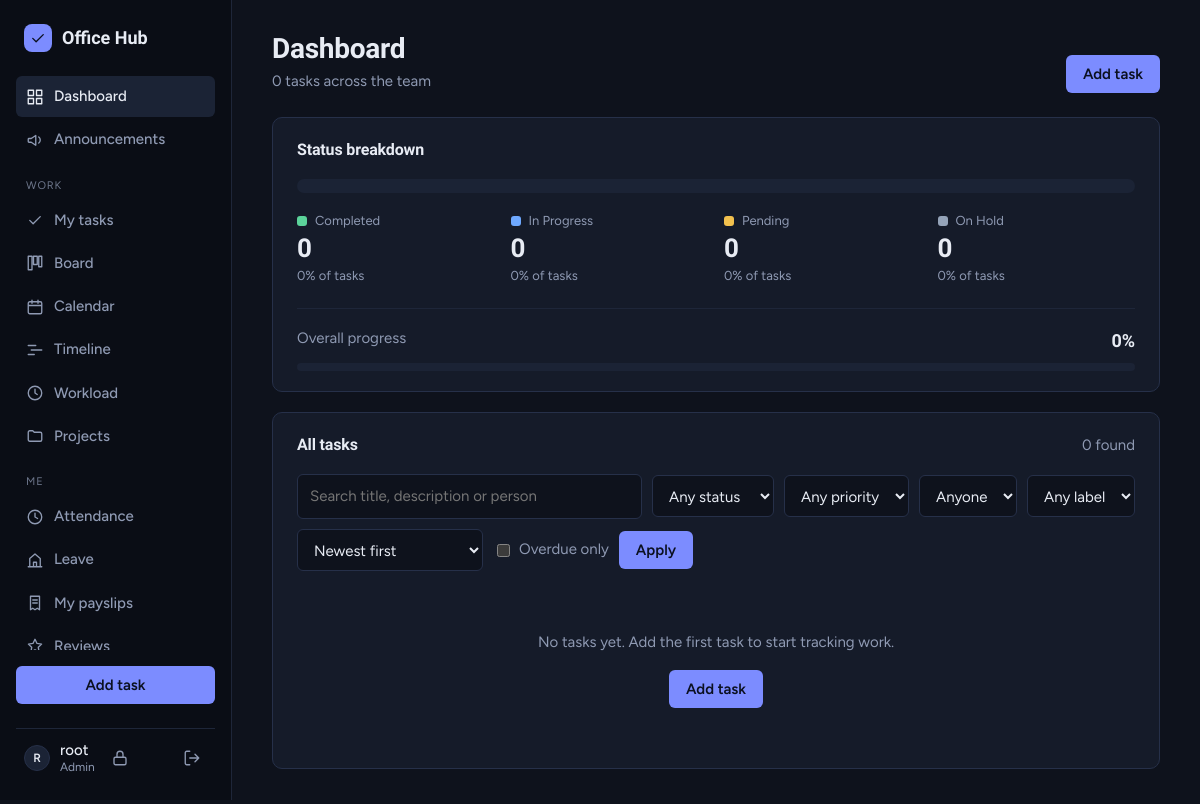
The page /?project=1 (signed in) on the database as committed earlier.
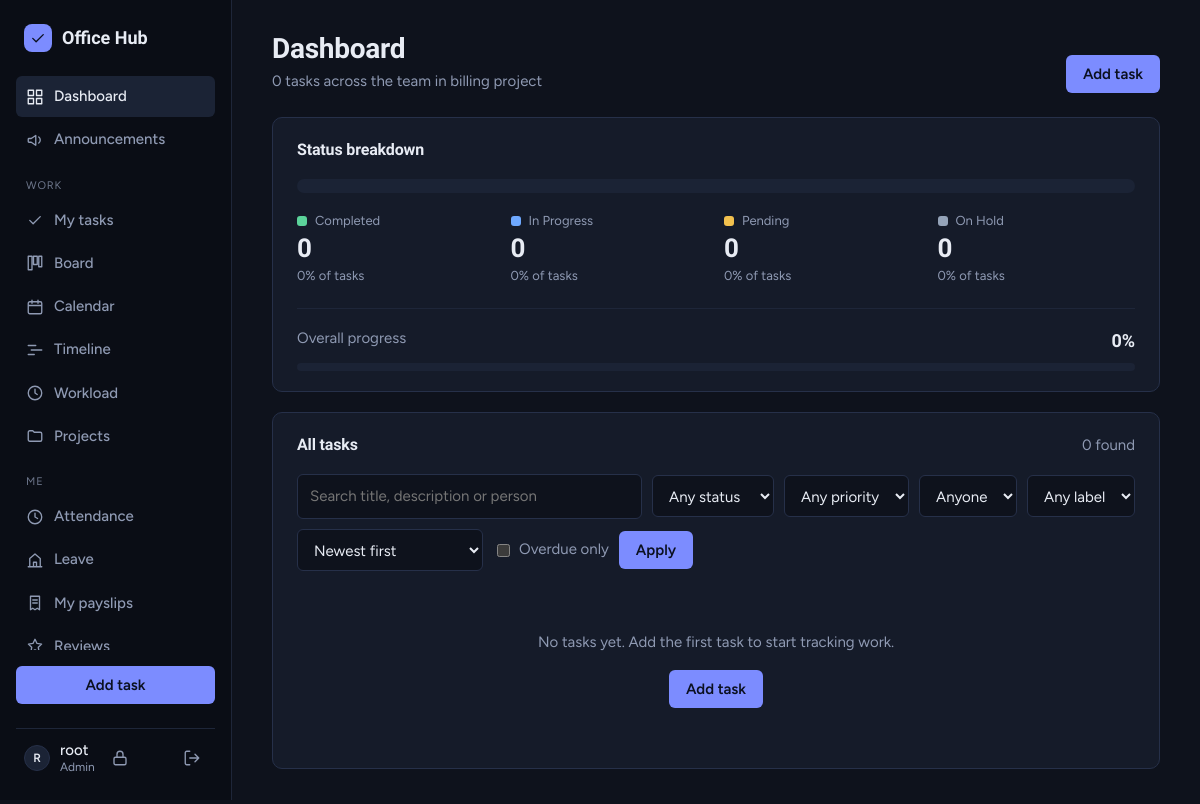
The same page on the database as committed later.
### core/models.py (models this page shows, shortened)
class Project(models.Model):
    name = models.CharField(max_length=120, unique=True)
    description = models.TextField(blank=True)
    budget = models.DecimalField(
        max_digits=12, decimal_places=2, null=True, blank=True,
        validators=[MinValueValidator(0)],
        help_text='Total money available for this project. Leave empty if there is no budget.',
    )
    budget_alerted_level = models.PositiveSmallIntegerField(default=0, editable=False)
    is_private = models.BooleanField(
        default=False,
        help_text='Only the members below (and managers) can see the tasks of a private project.',
    )
    members = models.ManyToManyField(User, blank=True, related_name='member_projects')
    created_by = models.ForeignKey(User, on_delete=models.SET_NULL, null=True, blank=True, related_name='created_projects')
    created_at = models.DateTimeField(auto_now_add=True)
    class Meta:
        ordering = ['name']

### core/views.py (the view)
# urls.py: path('', views.dashboard, name='dashboard'),
@login_required
def dashboard(request):
    params = request.GET
    scope = scope_tasks(Task.objects.all(), params, request.user)
    counts = dict(scope.order_by().values_list('status').annotate(total=Count('id')))
    total_tasks = sum(counts.values())
    completed_tasks = counts.get('Completed', 0)
    pending_tasks = counts.get('Pending', 0)
    in_progress_tasks = counts.get('In Progress', 0)
    on_hold_tasks = counts.get('On Hold', 0)
    avg_progress = scope.aggregate(avg=Avg('progress'))['avg']
    overall_progress = int(avg_progress) if avg_progress else 0
    overdue_count = scope.filter(due_date__lt=timezone.localdate()).exclude(status='Completed').count()
    status_segments = [
        {'label': label, 'css': css, 'count': count,
         'pct': round(count * 100 / total_tasks) if total_tasks else 0,
         'width': round(count * 100 / total_tasks, 2) if total_tasks else 0}
        for label, css, count in [
            ('Completed', 'completed', completed_tasks),
            ('In Progress', 'progress', in_progress_tasks),
            ('Pending', 'pending', pending_tasks),
            ('On Hold', 'hold', on_hold_tasks),
        ]
    ]
    filtered = sort_tasks(filter_tasks(scope, params), params.get('sort')).select_related(
        'assigned_to', 'project',
    ).prefetch_related('labels')
    page_obj = Paginator(filtered, PAGE_SIZE).get_page(params.get('page'))
    annotate_permissions(request.user, page_obj.object_list)
    query = params.copy()
    query.pop('page', None)
    context = {
        'tasks': page_obj,
        'page_obj': page_obj,
        'querystring': query.urlencode(),
        'filters_active': any(params.get(key) for key in FILTER_KEYS),
        'total_tasks': total_tasks,
        'completed_tasks': completed_tasks,
        'pending_tasks': pending_tasks,
        'in_progress_tasks': in_progress_tasks,
        'on_hold_tasks': on_hold_tasks,
        'overall_progress': overall_progress,
        'overdue_count': overdue_count,
        'status_segments': status_segments,
        'mine': params.get('mine') == '1',
        'current': {key: params.get(key, '') for key in FILTER_KEYS + ('sort', 'project')},
        'status_choices': Task.STATUS_CHOICES,
        'priority_choices': Task.PRIORITY_CHOICES,
        'sort_choices': SORT_CHOICES,
        'users': User.objects.filter(is_active=True).order_by('username'),
        'projects': visible_projects(Project.objects.all(), request.user),
        'labels': Label.objects.all(),
        'current_project': visible_projects(Project.objects.all(), request.user).filter(pk=parse_int(params.get('project'))).first(),
    }
    context['announcements'] = list(Announcement.objects.filter(
        Q(expires_on__isnull=True) | Q(expires_on__gte=timezone.localdate())
    )[:3])
    context['todo_items'] = office_todos(request.user)
    context['celebrations'] = upcoming(timezone.localdate())[:8]
    return render(request, 'core/dashboard.html', context)

### core/context_processors.py (called while the page is built)
def app_context(request):
    user = getattr(request, 'user', None)
    if user is None or not user.is_authenticated:
        return {}
    return {
        'unread_notifications_count': Notification.objects.filter(user=user, is_read=False).count(),
        'user_role': role_of(user),
        'user_is_manager': is_manager(user),
        'user_is_hr': is_hr(user),
        'currency': settings.CURRENCY_SYMBOL,
    }

### core/filters.py (called while the page is built)
def parse_int(value):
    try:
        number = int(value)
    except (TypeError, ValueError):
        return None
    return number if 0 < number < 2 ** 31 else None

def scope_tasks(queryset, params, user):
    queryset = visible_tasks(queryset, user)
    if params.get('mine') == '1':
        queryset = queryset.filter(assigned_to=user)
    project_id = parse_int(params.get('project'))
    if project_id:
        queryset = queryset.filter(project_id=project_id)
    return queryset

### core/permissions.py (called while the page is built)
def role_of(user):
    if not getattr(user, 'is_authenticated', False):
        return None
    if user.is_superuser:
        return 'admin'
    profile = getattr(user, 'profile', None)
    return profile.role if profile else 'member'

def is_hr(user):
    return role_of(user) in ('admin', 'hr')

### core/templates/core/dashboard.html (shortened to what the changed rows need)
{% extends 'core/base.html' %}
{% block content %}
<div class="page-head">
    <div>
        <h1>{% if mine %}My tasks{% else %}Dashboard{% endif %}</h1>
        <p class="page-sub">
            {{ total_tasks }} task{{ total_tasks|pluralize }}{% if mine %} assigned to you{% else %} across the team{% endif %}{% if current_project %} in {{ current_project.name }}{% endif %}
        </p>
    </div>
</div>
<section class="card" aria-labelledby="breakdown-title">
    <h2 class="card-title" id="breakdown-title">Status breakdown</h2>
</section>
<section class="card" aria-labelledby="tasks-title">
    <div class="card-title-row">
        <h2 class="card-title" id="tasks-title">{% if filters_active %}Matching tasks{% else %}All tasks{% endif %}</h2>
    </div>
</section>
{% endblock %}

Rows that differ between the two databases and show on the page:
added Project: name "billing project"
Other text that changed with them:
text now shown: "in"
